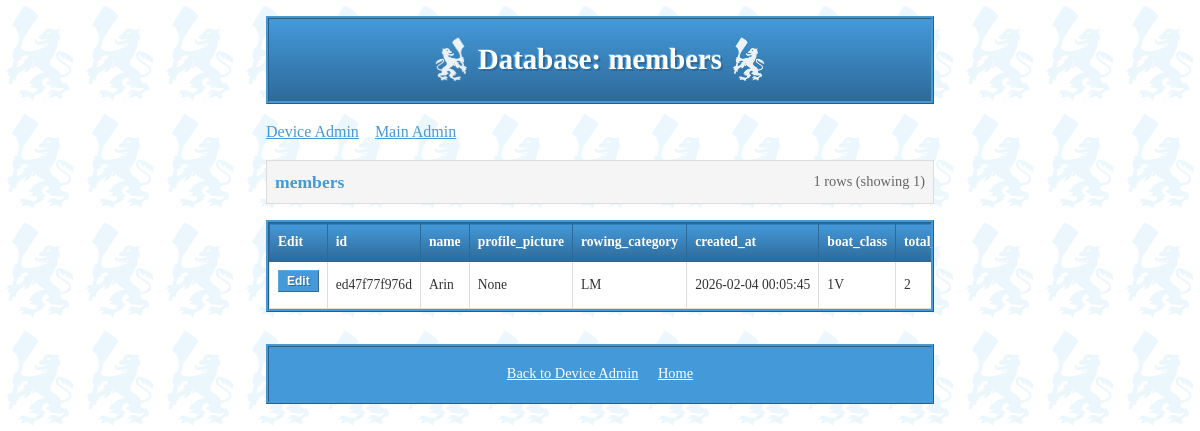
Screenshot of /admin/device/table/members (signed in) with the database file from the repository.
### tables this page shows
CREATE TABLE members (
                id TEXT PRIMARY KEY,
                name TEXT NOT NULL,
                profile_picture TEXT DEFAULT NULL,
                rowing_category TEXT DEFAULT NULL,
                created_at TIMESTAMP DEFAULT CURRENT_TIMESTAMP
            , boat_class TEXT DEFAULT NULL, total_seconds INTEGER DEFAULT 0, passkey TEXT DEFAULT NULL);

### app/web.py (the view)
@app.route("/admin/device/table/<table_name>")
@admin_required
def admin_table_view(table_name):
    data = get_table_data(table_name)
    return render_template("admin_table.html", data=data)

### app/models.py (called while the page is built)
@contextmanager
def get_db():
    conn = sqlite3.connect(DB_PATH)
    conn.row_factory = sqlite3.Row
    conn.execute("PRAGMA journal_mode=WAL")
    conn.execute("PRAGMA synchronous=FULL")
    try:
        yield conn
    finally:
        conn.close()

def get_table_data(table_name: str, limit: int = 100) -> dict:
    with get_db() as conn:
        cursor = conn.cursor()
        safe_tables = ['members', 'presence', 'scan_log', 'pending_tags', 'settings']
        if table_name not in safe_tables:
            return {'error': 'Invalid table name'}
        cursor.execute(f"PRAGMA table_info({table_name})")
        columns = [col[1] for col in cursor.fetchall()]
        cursor.execute(f"SELECT * FROM {table_name} LIMIT ?", (limit,))
        rows = [dict(row) for row in cursor.fetchall()]
        cursor.execute(f"SELECT COUNT(*) as count FROM {table_name}")
        total = cursor.fetchone()['count']
        return {
            'table': table_name,
            'columns': columns,
            'rows': rows,
            'total': total
        }

### app/web.py (called while the page is built)
def admin_required(f):
    @wraps(f)
    def decorated_function(*args, **kwargs):
        if not session.get("is_admin"):
            return redirect(url_for("admin_login"))
        return f(*args, **kwargs)
    return decorated_function

@app.before_request
def check_open_hours():
    open_paths = ['/static/', '/admin', '/closed']
    path = request.path
    if any(path.startswith(p) for p in open_paths):
        return None
    if not is_open_hours():
        return render_template("closed.html"), 200

### templates/admin_table.html (shortened to what this page needs)
<!DOCTYPE html>
<html lang="en">
<head>
    <link rel="stylesheet" href="/static/style.css">
</head>
<body>
    <header>
        <div class="header-content">
            <img src="/static/c150lion1.png" alt="C150 Lion" class="header-lion left">
            <h1>Database: {{ data.table }}</h1>
            <img src="/static/c150lion1.png" alt="C150 Lion" class="header-lion right">
        </div>
    </header>
    <div class="nav-links">
        <a href="/admin/device">Device Admin</a>
        <a href="/admin">Main Admin</a>
    </div>
    {% if data.error %}
    <div class="flash error">{{ data.error }}</div>
    {% else %}
    <div class="table-info">
        <span class="table-name">{{ data.table }}</span>
        <span class="row-count">{{ data.total }} rows (showing {{ data.rows|length }})</span>
    </div>
    <div class="table-container">
        <table class="data-table">
            <thead>
                <tr>
                    <th>Edit</th>
                    {% for col in data.columns %}
                    <th>{{ col }}</th>
                    {% endfor %}
                </tr>
            </thead>
            <tbody>
                {% for row in data.rows %}
                <tr>
                    <td>
                        <button class="edit-btn" onclick='openEditModal({{ row|tojson }})'>Edit</button>
                    </td>
                    {% for col in data.columns %}
                    <td title="{{ row[col] }}">{{ row[col] }}</td>
                    {% endfor %}
                </tr>
                {% endfor %}
            </tbody>
        </table>
    </div>
    {% endif %}
    <footer>
        <a href="/admin/device">Back to Device Admin</a>
        <a href="/">Home</a>
    </footer>
</body>
</html>

### static/style.css (style rules this page uses)
* { box-sizing: border-box; margin: 0; padding: 0; }
body { background-color: #FFFFFF; background-image: url('/static/c150lion1.png'); background-repeat: repeat; background-position: 0 0; background-attachment: fixed; background-size: 80px; color: #333333; line-height: 1.5; padding: 1rem; max-width: 700px; margin: 0 auto; min-height: 100vh; }
body::before { content: ''; position: fixed; top: 0; left: 0; right: 0; bottom: 0; background: rgba(255, 255, 255, 0.92); pointer-events: none; z-index: -1; }
h1 { font-size: 1.8rem; margin-bottom: 1rem; color: #4499D9; text-shadow: 2px 2px #cce6f5, -1px -1px #FFFFFF; text-align: center; }
a { color: #4499D9; text-decoration: underline; }
header { border: 3px ridge #4499D9; background: linear-gradient(180deg, #4499D9 0%, #2d6a99 100%); padding: 1rem; margin-bottom: 1rem; text-align: center; }
.header-content { display: flex; align-items: center; justify-content: center; gap: 0.5rem; }
.header-lion { height: 50px; width: auto; filter: brightness(0) invert(1); opacity: 0.9; }
.header-lion.left { transform: scaleX(-1); }
header h1 { color: #FFFFFF; text-shadow: 2px 2px #2d6a99, -1px -1px #5aaae6; margin: 0; }
footer { border: 3px ridge #4499D9; background: #4499D9; padding: 1rem; margin-top: 2rem; text-align: center; font-size: 0.9rem; }
footer a { margin: 0 0.5rem; color: #FFFFFF; }
input, button, select { padding: 0.5rem; font-size: 1rem; margin-bottom: 0.5rem; }
button { background: linear-gradient(180deg, #4499D9 0%, #3d8ac7 50%, #2d6a99 100%); color: #FFFFFF; border: 3px outset #5aaae6; cursor: pointer; width: 100%; font-weight: bold; text-shadow: 1px 1px #2d6a99; }

### templates/admin_table.html (style rules this page uses)
.table-container { overflow-x: auto; background: #fff; border: 3px ridge #4499D9; margin-bottom: 1rem; }
.data-table { width: 100%; border-collapse: collapse; font-size: 0.85rem; }
.data-table th { background: linear-gradient(180deg, #4499D9 0%, #2d6a99 100%); color: #fff; padding: 0.5rem; text-align: left; font-weight: bold; border: 1px solid #2d6a99; white-space: nowrap; }
.data-table td { padding: 0.5rem; border: 1px solid #ddd; max-width: 200px; overflow: hidden; text-overflow: ellipsis; white-space: nowrap; }
.edit-btn { background: #4499D9; color: #fff; border: 1px outset #5aaae6; padding: 0.2rem 0.5rem; cursor: pointer; font-size: 0.75rem; }
.table-info { display: flex; justify-content: space-between; align-items: center; margin-bottom: 1rem; padding: 0.5rem; background: #f5f5f5; border: 1px solid #ddd; }
.table-name { font-weight: bold; font-size: 1.1rem; color: #4499D9; }
.row-count { color: #666; font-size: 0.9rem; }
.nav-links { display: flex; gap: 1rem; margin-bottom: 1rem; }
.nav-links a { color: #4499D9; }

### rows the page displays
members: id "ed47f77f976d" "Arin" "None" "LM" "2026-02-04 00:05:45" "1V" "2"

### other values shown
{{ data.table }} "members"
{{ data.total }} "1"
{{ data.rows|length }} "1"
{{ col }} "id" "name" "profile_picture" "rowing_category" "created_at" "boat_class"
